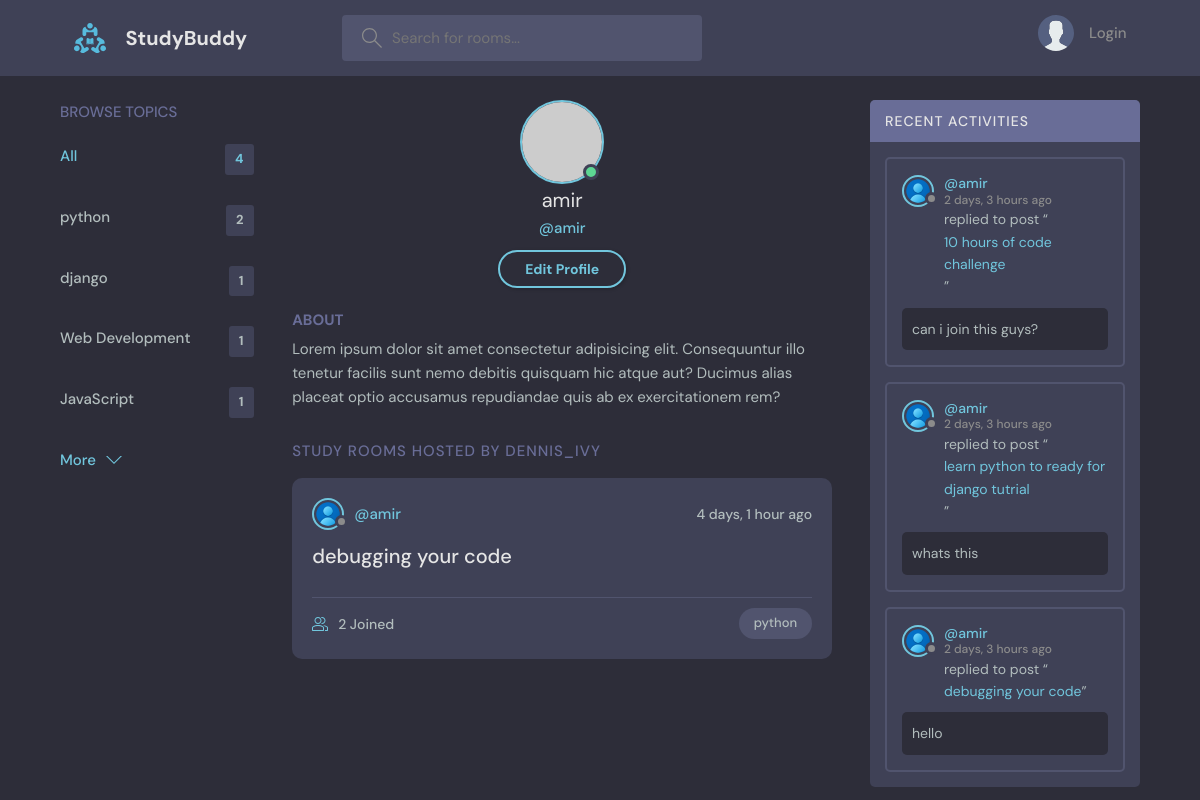
Before: /profile/3/ with the older database file.
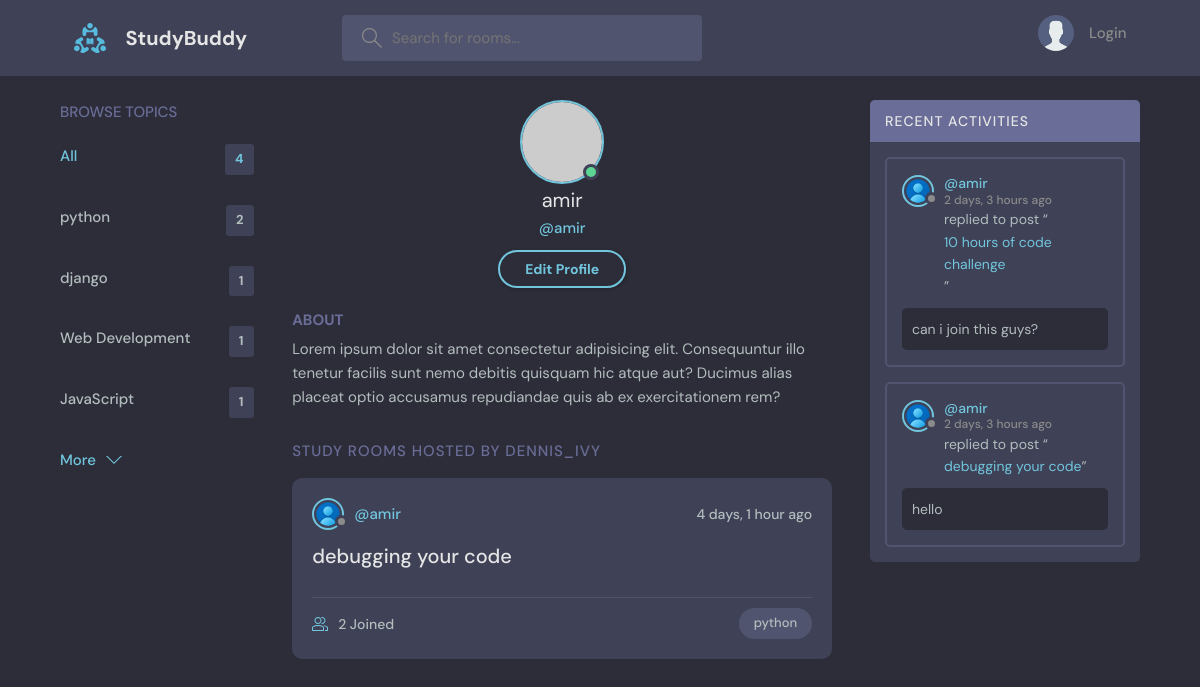
After: the same page with the newer database file.
### base/models.py (models this page shows, shortened)
class Topic(models.Model):
    name = models.CharField(max_length=64)
    def __str__(self):
        return self.name

class Room(models.Model):
    host = models.ForeignKey(
        User, on_delete=models.SET_NULL, null=True)
    topic = models.ForeignKey(
        Topic, on_delete=models.SET_NULL, null=True)
    name = models.CharField(max_length=64)
    decription = models.TextField(null=True, blank=True) # use null for user can be blank this fild
    participants = models.ManyToManyField(
        User, related_name="participants", blank=True)
    updated = models.DateTimeField(auto_now=True) # this ecouls when type your cometns this type time now
    created = models.DateTimeField(auto_now_add=True) # this means take snapshot when text writed
    class Meta:
        ordering = ['-updated', '-created']
    def __str__(self):
        return f"{self.name}"

class Message(models.Model):
    user = models.ForeignKey(
        User, on_delete=models.CASCADE)
    room = models.ForeignKey(
        Room, on_delete=models.CASCADE)
    body = models.TextField()
    updated = models.DateTimeField(auto_now=True)
    created = models.DateTimeField(auto_now_add=True)
    class Meta:
        ordering = ['-updated', '-created']

### base/views.py (the view)
# urls.py: path('profile/<str:pk>/', views.userProfile, name="user-profile"),
def userProfile(request, pk):
    user = User.objects.get(id = pk)
    rooms = user.room_set.all()
    room_messages = user.message_set.all()
    topics = Topic.objects.all()
    return render(request, 'base/profile.html', {
        "user": user,
        "rooms":rooms,
        "room_messages": room_messages,
        "topics": topics
        })

### base/templates/base/profile.html
{% extends 'base/layout.html' %}
{% block body %}
  <main class="profile-page layout layout--3">
    <div class="container">
		  {% include 'base/topics_component.html' %}
      <div class="roomList">
        <div class="profile">
          <div class="profile__avatar">
            <div class="avatar avatar--large active">
              <img src="https://randomuser.me/api/portraits/men/11.jpg" />
            </div>
          </div>
          <div class="profile__info">
            <h3>{{user.username}}</h3>
            <p>@{{user.username}}</p>
            <a href="edit-user.html" class="btn btn--main btn--pill">Edit Profile</a>
          </div>
          <div class="profile__about">
            <h3>About</h3>
            <p>
              Lorem ipsum dolor sit amet consectetur adipisicing elit. Consequuntur illo tenetur
              facilis sunt nemo debitis quisquam hic atque aut? Ducimus alias placeat optio
              accusamus repudiandae quis ab ex exercitationem rem?
            </p>
          </div>
        </div>
        <div class="roomList__header">
          <div>
            <h2>Study Rooms Hosted by dennis_ivy</a>
            </h2>
          </div>
        </div>
		    {% include 'base/feed_component.html' %}
      </div>
		  {% include 'base/activity_component.html' %}
    </div>
  </main>
{% endblock %}

### base/templates/base/topics_component.html
<div class="topics">
    <div class="topics__header">
        <h2>Browse Topics</h2>
    </div>
        <ul class="topics__list">
            <li>
                <a href="{% url 'home' %}" class="active">All <span>{{topics.count}}</span></a>
            </li>
            {% for topic in topics %}
            <li>
                <a href="{% url 'home' %}?q={{ topic.name }}">{{ topic }}<span>{{topic.room_set.all.count}}</span></a>
            </li>
            {% endfor %}
        </ul>
        <a class="btn btn--link" href="topics.html">
        More
        <svg version="1.1" xmlns="http://www.w3.org/2000/svg" width="32" height="32"viewBox="0 0 32 32">
            <title>chevron-down</title>
            <path d="M16 21l-13-13h-3l16 16 16-16h-3l-13 13z"></path>
        </svg>
    </a>
</div>

### base/templates/base/feed_component.html (shortened to what this page needs)
{% for room in rooms %}
<div class="roomListRoom">
    <div class="roomListRoom__header">
        <a href="{% url 'user-profile' room.host.id%}" class="roomListRoom__author">
            <div class="avatar avatar--small">
                <img>
            </div>
            <span>@{{room.host.username}}</span>
        </a>
        <div class="roomListRoom__actions">
            <span>{{room.created|timesince}} ago</span>
        </div>
    </div>
    <div class="roomListRoom__content">
        <a href="{% url 'room' room.id %}">{{room.name}}</a>
    </div>
    <div class="roomListRoom__meta">
        <a href="{% url 'room' room.id %}" class="roomListRoom__joined">
            {{room.participants.all.count}} Joined
        </a>
        <p class="roomListRoom__topic">{{room.topic.name}}</p>
    </div>
</div>
{% endfor %}

### base/templates/base/activity_component.html (shortened to what this page needs)
<div class="activities">
    <div class="activities__header">
        <h2>Recent Activities</h2>
    </div>
    {% for message in room_messages %}
    <div class="activities__box">
        <div class="activities__boxHeader roomListRoom__header">
            <a href="{% url 'user-profile' message.user.id %}" class="roomListRoom__author">
                <div class="avatar avatar--small">
                    <img>
                </div>
                <p>
                    @{{message.user.username}}
                    <span>{{message.created|timesince}} ago</span>
                </p>
            </a>
        </div>
        <div class="activities__boxContent">
            <p>replied to post “<a href="{% url 'room' message.room.id %}">{{message.room}}</a>”</p>
            <div class="activities__boxRoomContent">{{message.body}}</div>
        </div>
    </div>
    {% endfor %}
</div>

Changed rows visible on the page:
removed Message: user.username "amir", created "2 days, 3 hours", room "learn python to ready for django tutrial", body "whats this"
